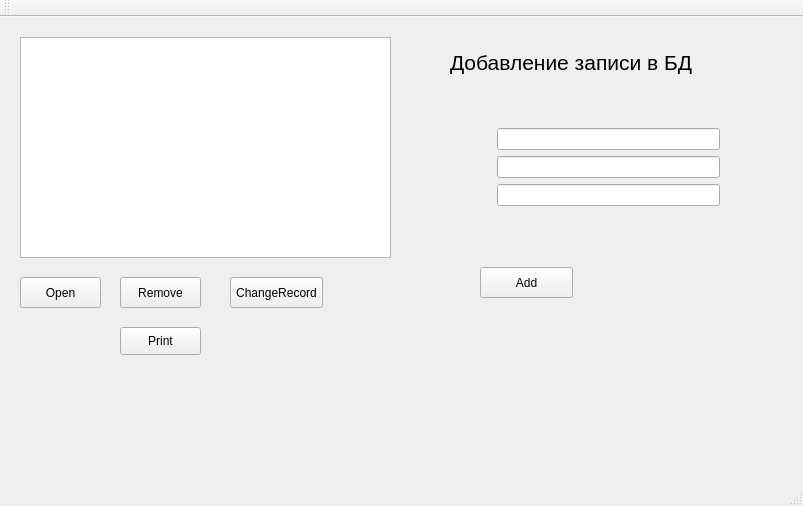
<?xml version="1.0" encoding="UTF-8"?>
<ui version="4.0">
 <class>MainWindow</class>
 <widget class="QMainWindow" name="MainWindow">
  <property name="geometry">
   <rect>
    <x>0</x>
    <y>0</y>
    <width>803</width>
    <height>506</height>
   </rect>
  </property>
  <property name="windowTitle">
   <string>MainWindow</string>
  </property>
  <widget class="QWidget" name="centralWidget">
   <widget class="QPushButton" name="pbConnect">
    <property name="geometry">
     <rect>
      <x>20</x>
      <y>260</y>
      <width>81</width>
      <height>31</height>
     </rect>
    </property>
    <property name="text">
     <string>Open</string>
    </property>
   </widget>
   <widget class="QTableView" name="tableView">
    <property name="geometry">
     <rect>
      <x>20</x>
      <y>20</y>
      <width>371</width>
      <height>221</height>
     </rect>
    </property>
    <property name="textElideMode">
     <enum>Qt::ElideMiddle</enum>
    </property>
    <attribute name="verticalHeaderVisible">
     <bool>false</bool>
    </attribute>
   </widget>
   <widget class="QPushButton" name="pbRemove">
    <property name="geometry">
     <rect>
      <x>120</x>
      <y>260</y>
      <width>81</width>
      <height>31</height>
     </rect>
    </property>
    <property name="text">
     <string>Remove</string>
    </property>
   </widget>
   <widget class="QPushButton" name="pbAdd">
    <property name="geometry">
     <rect>
      <x>480</x>
      <y>250</y>
      <width>93</width>
      <height>31</height>
     </rect>
    </property>
    <property name="text">
     <string>Add</string>
    </property>
   </widget>
   <widget class="QLabel" name="label">
    <property name="geometry">
     <rect>
      <x>450</x>
      <y>30</y>
      <width>311</width>
      <height>31</height>
     </rect>
    </property>
    <property name="font">
     <font>
      <pointsize>16</pointsize>
     </font>
    </property>
    <property name="text">
     <string>Добавление записи в БД</string>
    </property>
   </widget>
   <widget class="QWidget" name="verticalLayoutWidget">
    <property name="geometry">
     <rect>
      <x>480</x>
      <y>100</y>
      <width>251</width>
      <height>141</height>
     </rect>
    </property>
    <layout class="QFormLayout" name="formLayout">
     <item row="0" column="1">
      <widget class="QLineEdit" name="leName"/>
     </item>
     <item row="1" column="1">
      <widget class="QLineEdit" name="leAge"/>
     </item>
     <item row="2" column="1">
      <widget class="QLineEdit" name="leDate"/>
     </item>
    </layout>
   </widget>
   <widget class="QPushButton" name="pbChangeRecord">
    <property name="geometry">
     <rect>
      <x>230</x>
      <y>260</y>
      <width>93</width>
      <height>31</height>
     </rect>
    </property>
    <property name="text">
     <string>ChangeRecord</string>
    </property>
   </widget>
   <widget class="QPushButton" name="pushButton">
    <property name="geometry">
     <rect>
      <x>120</x>
      <y>310</y>
      <width>81</width>
      <height>28</height>
     </rect>
    </property>
    <property name="text">
     <string>Print</string>
    </property>
   </widget>
  </widget>
  <widget class="QMenuBar" name="menuBar">
   <property name="geometry">
    <rect>
     <x>0</x>
     <y>0</y>
     <width>803</width>
     <height>26</height>
    </rect>
   </property>
  </widget>
  <widget class="QToolBar" name="mainToolBar">
   <attribute name="toolBarArea">
    <enum>TopToolBarArea</enum>
   </attribute>
   <attribute name="toolBarBreak">
    <bool>false</bool>
   </attribute>
  </widget>
  <widget class="QStatusBar" name="statusBar"/>
 </widget>
 <layoutdefault spacing="6" margin="11"/>
 <resources/>
 <connections/>
</ui>
